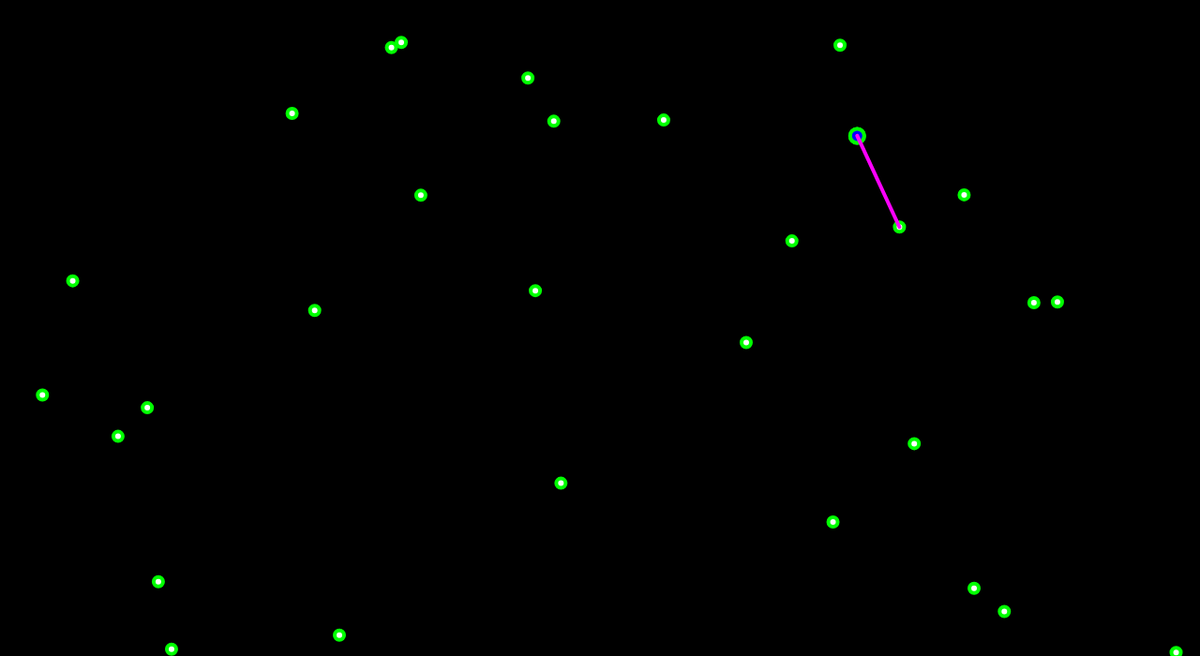
Frame 1 (no input)
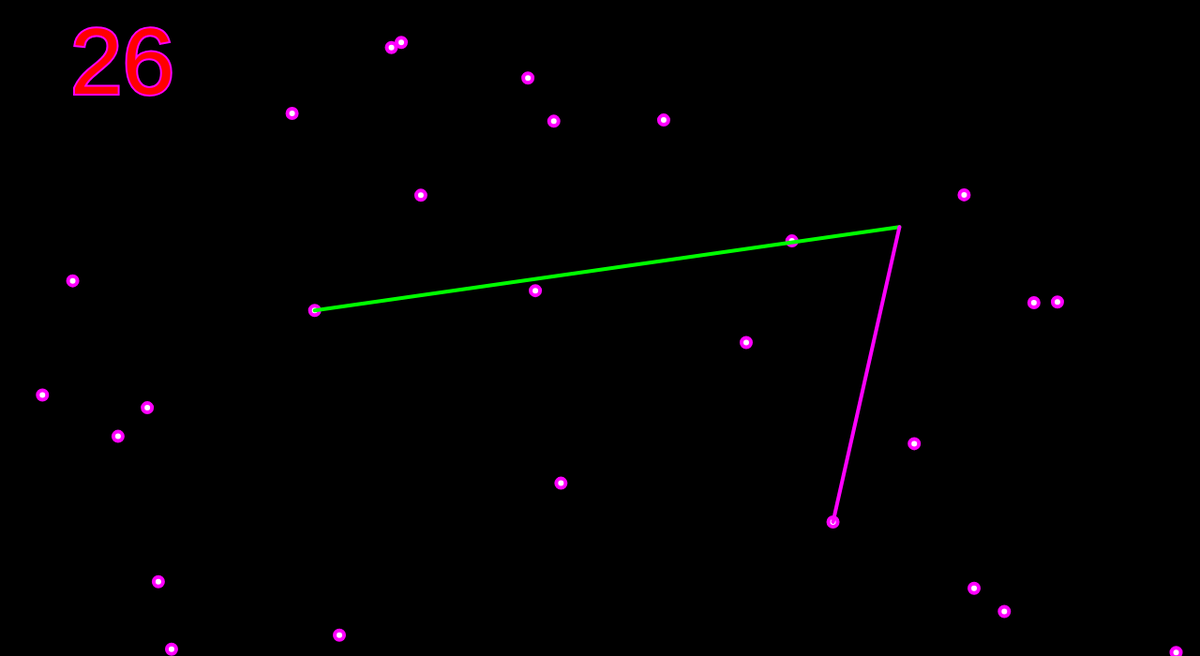
Frame 60 (no input)
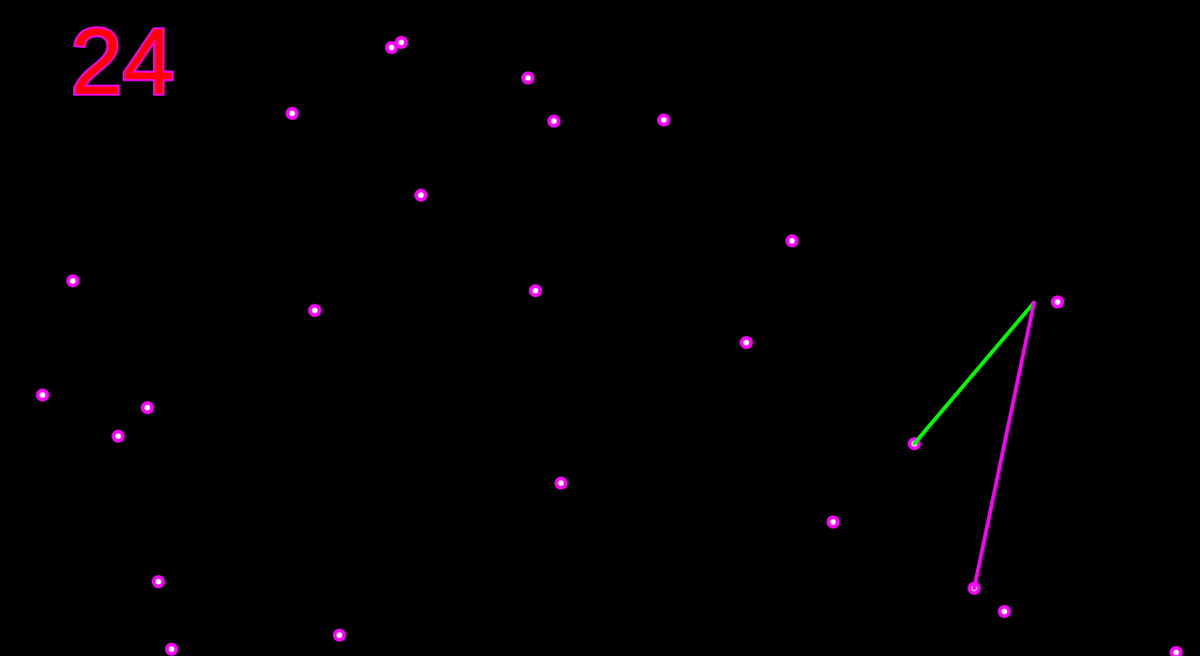
Frame 120 (the mouse pressed at the canvas centre since frame 60)

The p5.js sketch that drew these frames (run headless with seeded random() and noise() and a simulated clock; from frame 60 on, the mouse is pressed at the canvas centre):

// p5.js sketch
// ── sketch.js
var a=[];
var b=[];
var i=-1;
var min=0;
var j=1;
var mina=0;
var minb=0;
var noOfnodes=30;//no of random nodes
var currentNode=0;



function setup() {
  createCanvas(1280, 700);
  for(var i=0;i<noOfnodes;i++)
  {
    var v= createVector(random(width),random(height));
  a[i]=v;
    
  }
  b=a.slice();  
var i=0;
  textSize(100)
  fill(255)
  stroke(2)
  text('Count',100,100)
  frameRate(1000);//make it 0.5 if you want to see each operation

}

function draw() {
drawNodes(i+1)//pass 0 if you want all nodes
strokeWeight(4);
    fill(255,0,0)
  text(noOfnodes-i-2,75,100)
stroke(0,255,0);
line(a[mina].x,a[mina].y,a[minb].x,a[minb].y)
 

if(i<=noOfnodes-1 &&  j==noOfnodes || i==-1) {
  i++
  j=i+1
  currentNode=i
  min=int(dist(a[i].x,a[i].y,a[j].x,a[j].y))*2
drawNodes(i)//pass 0 if you want all nodes

}
if(i==noOfnodes-2){
drawB()
drawA();}
else{

strokeWeight(10);
stroke(255,0,0);

strokeWeight(4);
stroke(255,0,255);
line(a[i].x,a[i].y,a[j].x,a[j].y)

var xyz=int(dist(a[i].x,a[i].y,a[j].x,a[j].y))

if(int(min)>xyz){

min=dist(a[i].x,a[i].y,a[j].x,a[j].y)

temp=a[i+1]
a[i+1]=a[j]
a[j]=temp
mina=i
minb=i+1

  
}
  j++
}

}


function drawNodes(as)
{
  // console.log(as)
  background(0);//displays all vertex and curent node
  for(var i=as;i<a.length;i++)
  {
        if(i==0)
    {
      
   fill(0,255,0);//draw vertex a
    ellipse(a[i].x,a[i].y,15,15)
    
    }
    
    if(i==currentNode)
    {
      
   fill(0,0,255);//draw vertex a
    ellipse(a[i].x,a[i].y,15,15)
    
    }
    else
    {
       fill(255);//draw vertex a
    ellipse(a[i].x,a[i].y,10,10)
    }
  }

}


function drawA()
{
  for(var i=0;i<a.length-1;i++){
          stroke(255,0,0);
    strokeWeight(5)
  line(a[i].x,a[i].y,a[i+1].x,a[i+1].y)

if(i==0)
{
       fill(0,0,255);//draw vertex a
    ellipse(a[i].x,a[i].y,20,20)
}
  }
}

function drawB()
{
  for(var j=0;j<b.length;j++)
{
  for(var i=0;i<b.length;i++){
          stroke(255);
    strokeWeight(1);
  line(b[i].x,b[i].y,b[j].x,b[j].y)

  }
  
}
}



// ── sketch2.js
var a=[];
var b=[];
var i=-1;
 var w = [];
var tw=[];
var min=0;
var j=1;
var mina=0;
var minb=0;
var noOfnodes=5;//no of random nodes
var currentNode=0;



function setup() {
  createCanvas(1280, 700);
  for(var i=0;i<noOfnodes;i++)
  {

    var v= createVector(random(width),random(height));
  a[i]=v;
  tw[i]=0;    
  }
  for(var i=0;i<noOfnodes;i++)
  {
    w[i]=[]
  for(var j=0;j<noOfnodes;j++)
  {
  w[i][j]=int(dist(a[i].x,a[i].y,a[j].x,a[j].y))
  }   
  }
  b=a.slice();  
var i=0;
  textSize(100)
  fill(255)
  stroke(2)
  text('Count',100,100)
  frameRate(100);//make it 0.5 if you want to see each operation

}

function draw() {
drawNodes(i+1)//pass 0 if you want all nodes
strokeWeight(4);
    fill(255,0,0)
    text('Total Weight:'+(getSum(tw)),75,100)
  text('No of Nodes Left:'+(noOfnodes-i-2),75,150)
stroke(0,255,0);
line(a[mina].x,a[mina].y,a[minb].x,a[minb].y)
 

if(i<=noOfnodes-1 &&  j==noOfnodes || i==-1) {
  i++
  j=i+1
  currentNode=i
  min=int(dist(a[i].x,a[i].y,a[j].x,a[j].y))*2
drawNodes(i)//pass 0 if you want all nodes

}
if(i==noOfnodes-2){
tw[i]=(dist(a[i].x,a[i].y,a[j].x,a[j].y))
drawB()
drawA();}
else{

strokeWeight(10);
stroke(255,0,0);

strokeWeight(4);
stroke(255,0,255);
line(a[i].x,a[i].y,a[j].x,a[j].y)

var xyz=int(dist(a[i].x,a[i].y,a[j].x,a[j].y))

if(int(min)>xyz){
min=dist(a[i].x,a[i].y,a[j].x,a[j].y)
temp=a[i+1]
a[i+1]=a[j]
a[j]=temp
mina=i
minb=i+1
tw[i]=min
}
console.log(tw)
  j++
}

}


function drawNodes(as)
{
  // console.log(as)
  background(0);//displays all vertex and curent node
  for(var i=0;i<a.length;i++)
  {
        if(i==0)
    {
      
   fill(0,255,0);//draw vertex a
    ellipse(a[i].x,a[i].y,15,15)
    
    }
    
    if(i==currentNode)
    {
      
   fill(0,0,255);//draw vertex a
    ellipse(a[i].x,a[i].y,15,15)
    
    }
    else
    {
       fill(255);//draw vertex a
    ellipse(a[i].x,a[i].y,10,10)
    }
  }
drawB()
}


function drawA()
{
  var tw=0
  for(var i=0;i<a.length-1;i++){
          stroke(255,0,0);
    strokeWeight(5)
  line(a[i].x,a[i].y,a[i+1].x,a[i+1].y)

if(i==0)
{
       fill(0,0,255);//draw vertex a
    ellipse(a[i].x,a[i].y,20,20)
}
// for(var j=0;j<a.length;j++)
// {

//   if(a[i].x==b[j].x && a[i].y==b[j].y)
//   {
//     // tw=(w[i][j])
//     console.log(w[i][j])
//     break
//   }

//   }
}

}

function drawB()
{
  for(var j=0;j<b.length;j++)
{
  for(var i=0;i<b.length;i++){
          stroke(255);
    strokeWeight(1);
  line(b[i].x,b[i].y,b[j].x,b[j].y)
  if(i!=j)
  {
  strokeWeight(2);
  textSize(20)
  fill(0,0,255)
    text(w[i][j],(b[i].x+b[j].x)/2,(b[i].y+b[j].y)/2)
}
  }
  
}
}
function getSum( num) {
    sum=0
    for(var i=0;i<num.length-1;i++)
    {
      sum=sum+num[i]
    }
    // console.log(sum)
    return sum
}
